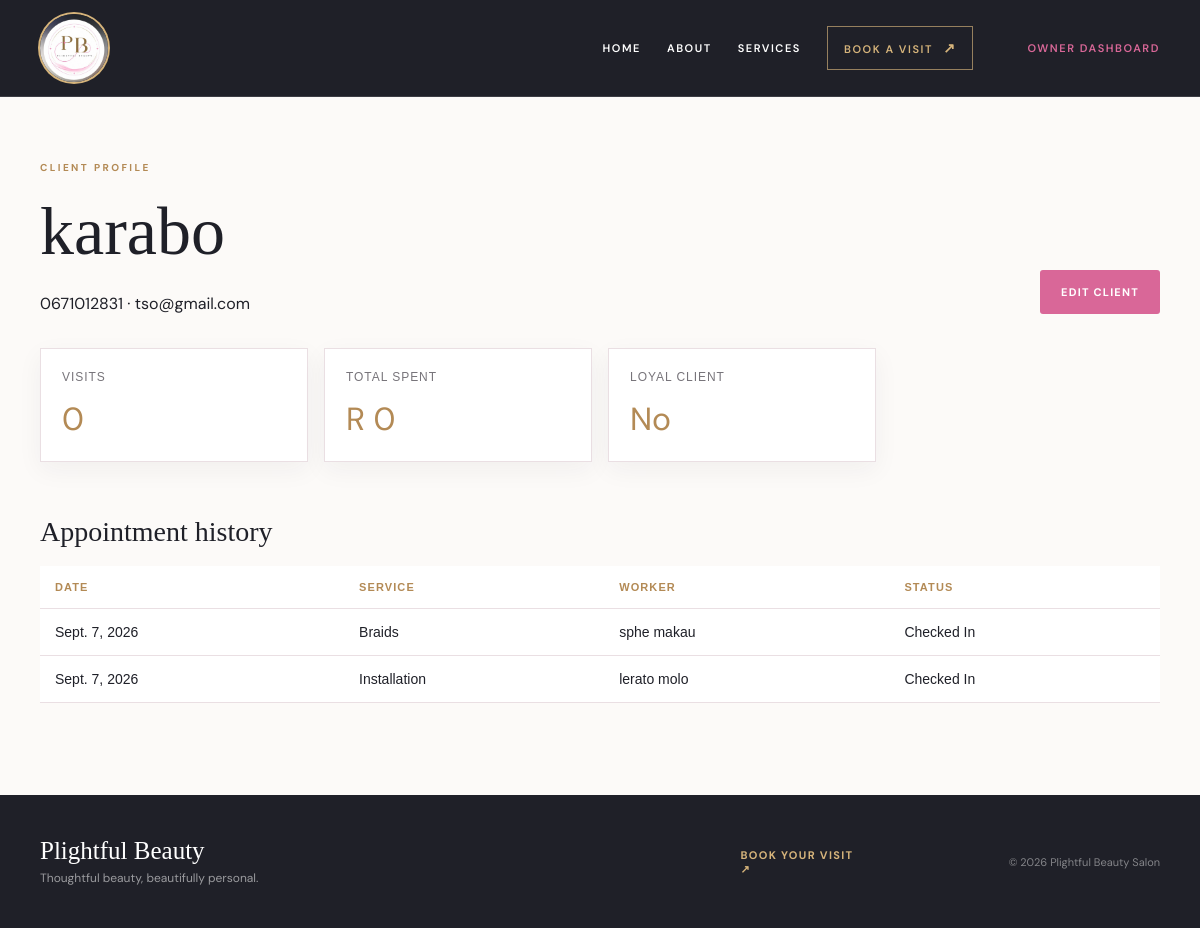
Screenshot of /owner/clients/3/ with the database file from the repository.
### core/models.py (models this page shows, shortened)
class Client(models.Model):
    user = models.OneToOneField(settings.AUTH_USER_MODEL, on_delete=models.SET_NULL, null=True, blank=True, related_name='client_profile')
    full_name = models.CharField(max_length=150)
    phone = models.CharField(max_length=30)
    email = models.EmailField(blank=True)
    registered_at = models.DateTimeField(auto_now_add=True)
    notes = models.TextField(blank=True)
    @property
    def visits_count(self):
        return self.visits.count()
    @property
    def total_spent(self):
        return self.visits.aggregate(total=models.Sum('amount'))['total'] or 0
    @property
    def is_loyal(self):
        return self.visits_count >= 3

class Appointment(models.Model):
    PENDING = 'pending'
    CONFIRMED = 'confirmed'
    CHECKED_IN = 'checked_in'
    IN_PROGRESS = 'in_progress'
    COMPLETED = 'completed'
    CANCELLED = 'cancelled'
    STATUS_CHOICES = [(PENDING, 'Pending'), (CONFIRMED, 'Confirmed'), (CHECKED_IN, 'Checked In'),
                      (IN_PROGRESS, 'In Progress'), (COMPLETED, 'Completed'), (CANCELLED, 'Cancelled')]
    client = models.ForeignKey(Client, on_delete=models.CASCADE, related_name='appointments')
    service = models.ForeignKey(Service, on_delete=models.PROTECT, related_name='appointments')
    worker = models.ForeignKey(Worker, on_delete=models.SET_NULL, null=True, blank=True, related_name='appointments')
    appointment_date = models.DateField()
    appointment_time = models.TimeField()
    notes = models.TextField(blank=True)
    inspiration_image_1 = models.ImageField(upload_to='inspiration/', blank=True, null=True)
    inspiration_image_2 = models.ImageField(upload_to='inspiration/', blank=True, null=True)
    status = models.CharField(max_length=20, choices=STATUS_CHOICES, default=PENDING)
    created_at = models.DateTimeField(auto_now_add=True)
    paid_at = models.DateTimeField(null=True, blank=True)
    completed_at = models.DateTimeField(null=True, blank=True)
    class Meta:
        ordering = ['appointment_date', 'appointment_time']
        constraints = [models.UniqueConstraint(fields=['appointment_date', 'appointment_time', 'worker'], name='unique_worker_slot')]

class Service(models.Model):
    name = models.CharField(max_length=120)
    description = models.TextField(blank=True)
    duration_minutes = models.PositiveIntegerField(default=60)
    price = models.DecimalField(max_digits=10, decimal_places=2)
    is_active = models.BooleanField(default=True)

class Worker(models.Model):
    user = models.OneToOneField(settings.AUTH_USER_MODEL, on_delete=models.CASCADE, related_name='worker_profile')
    position = models.CharField(max_length=100, default='Beauty Specialist')
    phone = models.CharField(max_length=30, blank=True)
    joined_date = models.DateField(auto_now_add=True)
    is_active = models.BooleanField(default=True)
    def __str__(self):
        return self.user.get_full_name() or self.user.username

### core/views.py (the view)
    def wrapped(request, *args, **kwargs):
        profile = getattr(request.user, 'profile', None)
        if request.user.is_authenticated and not (profile and profile.role == Profile.OWNER):
            raise PermissionDenied
        return view_func(request, *args, **kwargs)

### core/views.py (called while the page is built)
def owner_required(view_func):
    def wrapped(request, *args, **kwargs):
        profile = getattr(request.user, 'profile', None)
        if request.user.is_authenticated and not (profile and profile.role == Profile.OWNER):
            raise PermissionDenied
        return view_func(request, *args, **kwargs)
    return wrapped

@owner_required
def client_detail(request, pk):
    client = get_object_or_404(Client, pk=pk)
    return render(request, 'core/client_detail.html', {'client': client, 'appointments': client.appointments.select_related('service', 'worker'), 'walk_ins': client.walk_ins.select_related('service', 'worker'), 'visits': client.visits.select_related('service', 'worker')})

### templates/core/client_detail.html
{% extends 'core/base.html' %}{% block content %}<section class="dashboard-section"><div class="container"><p class="eyebrow">CLIENT PROFILE</p><div class="section-heading"><div><h1>{{ client.full_name }}</h1><p>{{ client.phone }}{% if client.email %} &middot; {{ client.email }}{% endif %}</p></div><a class="btn-primary" href="{% url 'client_edit' client.pk %}">Edit client</a></div><div class="stats-grid"><div class="stat-card"><span>Visits</span><strong>{{ client.visits_count }}</strong></div><div class="stat-card"><span>Total spent</span><strong>R {{ client.total_spent }}</strong></div><div class="stat-card"><span>Loyal client</span><strong>{% if client.is_loyal %}Yes{% else %}No{% endif %}</strong></div></div><h2 class="dashboard-heading">Appointment history</h2><div class="table-wrap"><table><tr><th>Date</th><th>Service</th><th>Worker</th><th>Status</th></tr>{% for appointment in appointments %}<tr><td>{{ appointment.appointment_date }}</td><td>{{ appointment.service.name }}</td><td>{{ appointment.worker|default:'Unassigned' }}</td><td>{{ appointment.get_status_display }}</td></tr>{% endfor %}</table></div></div></section>{% endblock %}

### static/css/style.css (style rules this page uses)
:root { --ink:#252735; --gold:#a8874e; --pink:#e874ad; --muted:#6a6870; --paper:#fffdfd; --blush:#f8e5ed; }
* { box-sizing:border-box }
html { scroll-behavior:smooth }
body { font-family:Georgia, 'Times New Roman', serif;margin:0;color:var(--ink);background:var(--paper);-webkit-font-smoothing:antialiased }
.container { width:min(1120px, calc(100% - 40px));margin:0 auto }
.eyebrow { margin:0 0 18px;color:var(--gold);font:600 13px Helvetica, Arial, sans-serif;letter-spacing:.3em }
.btn-primary { display:inline-block;padding:14px 24px;background:var(--pink);color:#fff;border-radius:3px;text-decoration:none;font:600 13px Helvetica, Arial, sans-serif;letter-spacing:.08em;text-transform:uppercase;transition:transform .25s ease,background .25s ease,box-shadow .25s ease }
.page-section,.dashboard-section { padding:64px 0;min-height:0 }
.page-section h1,.dashboard-section h1 { margin:0 0 22px;font-size:clamp(40px, 6vw, 68px);font-weight:400 }
.service-card,.stat-card { padding:21px;background:#fff;border:1px solid #eadfe3;box-shadow:0 8px 24px rgba(37,39,53,.05) }
.stats-grid { display:grid;grid-template-columns:repeat(4,1fr);gap:16px;margin:34px 0 }
.stat-card span { display:block;color:var(--muted);font:12px Helvetica, Arial, sans-serif;text-transform:uppercase;letter-spacing:.08em }
.stat-card strong { display:block;margin-top:14px;color:var(--gold);font-size:32px;font-weight:400 }
.dashboard-heading { margin:54px 0 18px;font-size:28px;font-weight:400 }
.table-wrap { overflow-x:auto;margin-bottom:28px }
table { width:100%;border-collapse:collapse;background:#fff;font:14px Helvetica, Arial, sans-serif }
th,td { padding:15px;text-align:left;border-bottom:1px solid #eadfe3 }
th { color:var(--gold);font-size:11px;letter-spacing:.1em;text-transform:uppercase }
.dashboard-top,.section-heading { display:flex;justify-content:space-between;align-items:flex-end;gap:30px }
.section-heading p { margin:0 }
.section-heading .btn-primary { white-space:nowrap }
.table-wrap { width:100%;overflow-x:auto;-webkit-overflow-scrolling:touch }
.table-wrap table { min-width:640px }
.btn-primary { max-width:100%;text-align:center;white-space:normal }
:root { --ink:#1f2028; --ink-soft:#343541; --gold:#b38a55; --gold-light:#d6b47b; --pink:#d96798; --muted:#77747a; --paper:#fcfaf8; --blush:#f3e5e9; --line:#e6dcda; --display:'Playfair Display', Georgia, serif; --sans:'DM Sans', Helvetica, Arial, sans-serif; }
body { font-family:var(--sans);background:var(--paper);color:var(--ink);font-size:16px }
h1,h2,h3,h4,p { overflow-wrap:break-word }
h1,h2,h3,h4 { font-family:var(--display) }
.eyebrow { font-family:var(--sans);font-size:10px;font-weight:700;letter-spacing:.24em }
.btn-primary { padding:15px 21px;background:var(--pink);font-family:var(--sans);font-size:11px;font-weight:700;letter-spacing:.11em;transition:background .2s ease,transform .2s ease }
.service-card,.stat-card,.worker-panel,.performance-panel,.next-appointment,.service-insight { transition:transform .3s ease,box-shadow .3s ease,border-color .3s ease }

### rows the page displays
Client: full_name "karabo", phone "0671012831", email "tso@gmail.com", visits_count "0", total_spent "0"
Appointment: appointment_date "Sept. 7, 2026", service.name "Braids", worker "sphe makau", status "Checked In"
Appointment: appointment_date "Sept. 7, 2026", service.name "Installation", worker "lerato molo", status "Checked In"
